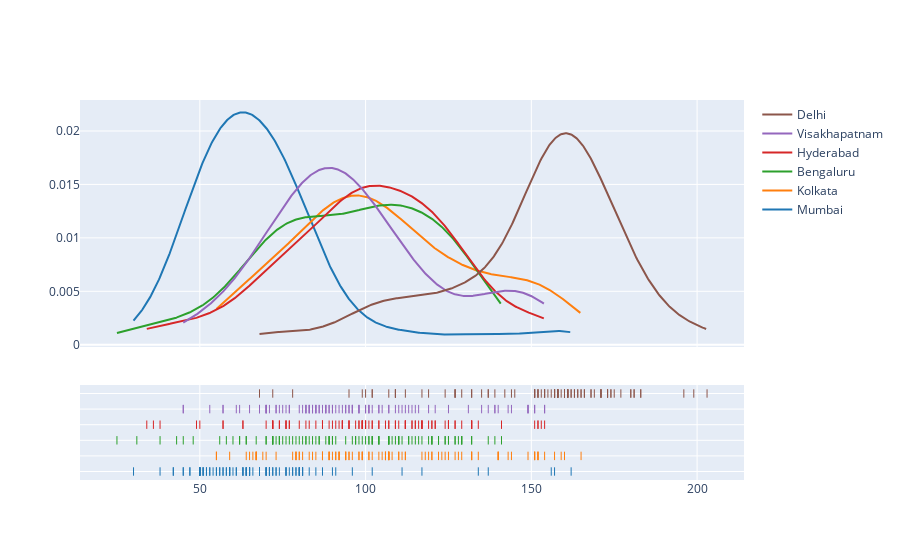
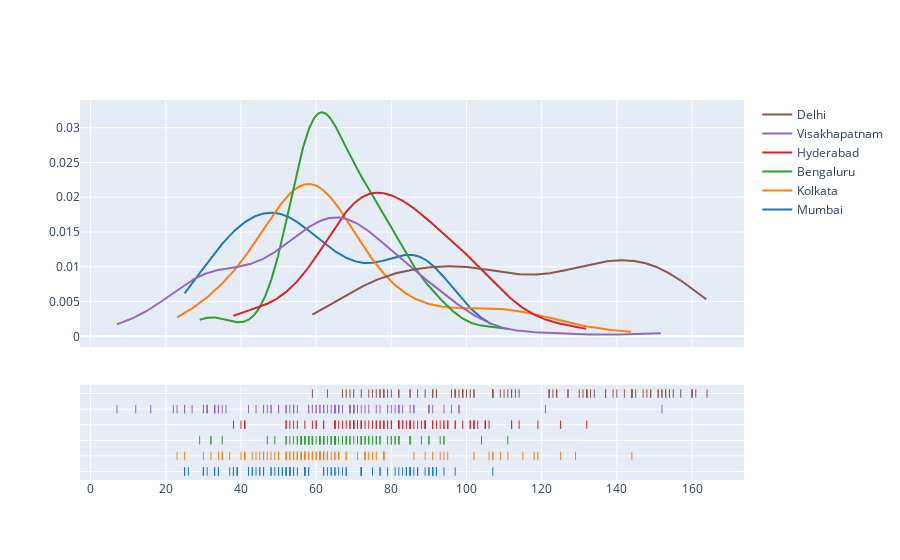

Notebook code for these charts, in order:
### Code cell
df19=pd.read_csv('2019_7cities.csv')
df20=pd.read_csv('2020_7cities.csv')

datel=[]
format_str = '%d/%m/%Y'

startdate = pd.to_datetime('2019-03-21').date()
enddate = pd.to_datetime('2019-06-28').date()

for i in range(df19.shape[0]):
    datetime_obj = datetime.datetime.strptime(df19['Date'].iloc[i], format_str)
    datel.append(datetime_obj.date())
df19['Date']=datel
df19 = df19[(df19['Date'] > startdate) & (df19['Date'] <= enddate)]

datel=[]
startdate = pd.to_datetime('2020-03-21').date()
enddate = pd.to_datetime('2020-06-28').date()
for i in range(df20.shape[0]):
    datetime_obj = datetime.datetime.strptime(df20['Date'].iloc[i], format_str)
    datel.append(datetime_obj.date())
datel
df20['Date']=datel
df20 = df20[(df20['Date'] > startdate) & (df20['Date'] <= enddate)]


city_list1= ['Mumbai','Kolkata','Bengaluru','Hyderabad','Visakhapatnam','Delhi']
med=[]
df19=df19[df19['Specie'].isin(['pm25'])]
for i in city_list1:
    df1=df19[df19.City == i]
    x=df1['median'].to_numpy()
    med.append(x)

hist_data=[med[0],med[1],med[2],med[3],med[4],med[5]]
fig = ff.create_distplot(hist_data,city_list1, bin_size=5,show_hist=False)
fig.show()
med=[]
df20=df20[df20['Specie'].isin(['pm25'])]
for i in city_list1:
    df2=df20[df20.City == i]
    x=df2['median'].to_numpy()
    med.append(x)
hist_data=[med[0],med[1],med[2],med[3],med[4],med[5]]
fig = ff.create_distplot(hist_data,city_list1, bin_size=5,show_hist=False)
fig.show()

### Figure 1 — Plotly figure (JSON) as saved in the notebook; plotly's stock layout.template omitted (floating-point values rounded to 4 significant figures; data arrays with more than 128 entries replaced by an {"elided": "..."} marker saying what was removed)
{"data": [{"legendgroup": "Mumbai", "marker": {"color": "rgb(31, 119, 180)"}, "mode": "lines", "name": "Mumbai", "showlegend": true, "type": "scatter", "x": {"elided": "500 float values"}, "xaxis": "x", "y": {"elided": "500 float values"}, "yaxis": "y"}, {"legendgroup": "Kolkata", "marker": {"color": "rgb(255, 127, 14)"}, "mode": "lines", "name": "Kolkata", "showlegend": true, "type": "scatter", "x": {"elided": "500 float values"}, "xaxis": "x", "y": {"elided": "500 float values"}, "yaxis": "y"}, {"legendgroup": "Bengaluru", "marker": {"color": "rgb(44, 160, 44)"}, "mode": "lines", "name": "Bengaluru", "showlegend": true, "type": "scatter", "x": {"elided": "500 float values"}, "xaxis": "x", "y": {"elided": "500 float values"}, "yaxis": "y"}, {"legendgroup": "Hyderabad", "marker": {"color": "rgb(214, 39, 40)"}, "mode": "lines", "name": "Hyderabad", "showlegend": true, "type": "scatter", "x": {"elided": "500 float values"}, "xaxis": "x", "y": {"elided": "500 float values"}, "yaxis": "y"}, {"legendgroup": "Visakhapatnam", "marker": {"color": "rgb(148, 103, 189)"}, "mode": "lines", "name": "Visakhapatnam", "showlegend": true, "type": "scatter", "x": {"elided": "500 float values"}, "xaxis": "x", "y": {"elided": "500 float values"}, "yaxis": "y"}, {"legendgroup": "Delhi", "marker": {"color": "rgb(140, 86, 75)"}, "mode": "lines", "name": "Delhi", "showlegend": true, "type": "scatter", "x": {"elided": "500 float values"}, "xaxis": "x", "y": {"elided": "500 float values"}, "yaxis": "y"}, {"legendgroup": "Mumbai", "marker": {"color": "rgb(31, 119, 180)", "symbol": "line-ns-open"}, "mode": "markers", "name": "Mumbai", "showlegend": false, "type": "scatter", "x": [73, 117, 162, 156, 157, 137, 134, 111, 96, 80, 81, 90, 76, 80, 73, 76, 71, 74, 68, 65, 70, 81, 102, 76, 91, 53, 78, 77, 72, 72, 71, 63, 65, 60, 64, 81, 83, 80, 79, 79, 87, 80, 85, 64, 65, 68, 59, 50, 45, 50, 57, 65, 59, 66, 65, 63, 65, 57, 50, 56, 50, 58, 71, 63, 70, 78, 70, 61, 52, 56, 50, 50, 54, 47, 51, 42, 42, 50, 55, 61, 64, 50, 64, 68, 59, 59, 58, 55, 52, 47, 51, 51, 45, 70, 65, 53, 38, 30], "xaxis": "x", "y": ["Mumbai", "Mumbai", "Mumbai", "Mumbai", "Mumbai", "Mumbai", "Mumbai", "Mumbai", "Mumbai", "Mumbai", "Mumbai", "Mumbai", "Mumbai", "Mumbai", "Mumbai", "Mumbai", "Mumbai", "Mumbai", "Mumbai", "Mumbai", "Mumbai", "Mumbai", "Mumbai", "Mumbai", "Mumbai", "Mumbai", "Mumbai", "Mumbai", "Mumbai", "Mumbai", "Mumbai", "Mumbai", "Mumbai", "Mumbai", "Mumbai", "Mumbai", "Mumbai", "Mumbai", "Mumbai", "Mumbai", "Mumbai", "Mumbai", "Mumbai", "Mumbai", "Mumbai", "Mumbai", "Mumbai", "Mumbai", "Mumbai", "Mumbai", "Mumbai", "Mumbai", "Mumbai", "Mumbai", "Mumbai", "Mumbai", "Mumbai", "Mumbai", "Mumbai", "Mumbai", "Mumbai", "Mumbai", "Mumbai", "Mumbai", "Mumbai", "Mumbai", "Mumbai", "Mumbai", "Mumbai", "Mumbai", "Mumbai", "Mumbai", "Mumbai", "Mumbai", "Mumbai", "Mumbai", "Mumbai", "Mumbai", "Mumbai", "Mumbai", "Mumbai", "Mumbai", "Mumbai", "Mumbai", "Mumbai", "Mumbai", "Mumbai", "Mumbai", "Mumbai", "Mumbai", "Mumbai", "Mumbai", "Mumbai", "Mumbai", "Mumbai", "Mumbai", "Mumbai", "Mumbai"], "yaxis": "y2"}, {"legendgroup": "Kolkata", "marker": {"color": "rgb(255, 127, 14)", "symbol": "line-ns-open"}, "mode": "markers", "name": "Kolkata", "showlegend": false, "type": "scatter", "x": [124, 152, 159, 165, 157, 151, 140, 120, 143, 125, 89, 119, 112, 101, 108, 107, 92, 90, 94, 84, 95, 96, 106, 99, 107, 152, 160, 154, 123, 107, 132, 102, 94, 87, 104, 117, 92, 79, 67, 55, 59, 66, 67, 140, 132, 149, 152, 151, 151, 132, 127, 112, 99, 107, 111, 122, 118, 120, 110, 98, 106, 85, 89, 79, 87, 99, 101, 106, 95, 78, 98, 80, 94, 89, 81, 73, 65, 55, 91, 91, 83, 87, 107, 129, 105, 110, 134, 140, 144, 128, 67, 67, 64, 80, 79, 69, 70, 92], "xaxis": "x", "y": ["Kolkata", "Kolkata", "Kolkata", "Kolkata", "Kolkata", "Kolkata", "Kolkata", "Kolkata", "Kolkata", "Kolkata", "Kolkata", "Kolkata", "Kolkata", "Kolkata", "Kolkata", "Kolkata", "Kolkata", "Kolkata", "Kolkata", "Kolkata", "Kolkata", "Kolkata", "Kolkata", "Kolkata", "Kolkata", "Kolkata", "Kolkata", "Kolkata", "Kolkata", "Kolkata", "Kolkata", "Kolkata", "Kolkata", "Kolkata", "Kolkata", "Kolkata", "Kolkata", "Kolkata", "Kolkata", "Kolkata", "Kolkata", "Kolkata", "Kolkata", "Kolkata", "Kolkata", "Kolkata", "Kolkata", "Kolkata", "Kolkata", "Kolkata", "Kolkata", "Kolkata", "Kolkata", "Kolkata", "Kolkata", "Kolkata", "Kolkata", "Kolkata", "Kolkata", "Kolkata", "Kolkata", "Kolkata", "Kolkata", "Kolkata", "Kolkata", "Kolkata", "Kolkata", "Kolkata", "Kolkata", "Kolkata", "Kolkata", "Kolkata", "Kolkata", "Kolkata", "Kolkata", "Kolkata", "Kolkata", "Kolkata", "Kolkata", "Kolkata", "Kolkata", "Kolkata", "Kolkata", "Kolkata", "Kolkata", "Kolkata", "Kolkata", "Kolkata", "Kolkata", "Kolkata", "Kolkata", "Kolkata", "Kolkata", "Kolkata", "Kolkata", "Kolkata", "Kolkata", "Kolkata"], "yaxis": "y2"}, {"legendgroup": "Bengaluru", "marker": {"color": "rgb(44, 160, 44)", "symbol": "line-ns-open"}, "mode": "markers", "name": "Bengaluru", "showlegend": false, "type": "scatter", "x": [104, 116, 108, 119, 122, 127, 137, 139, 129, 132, 125, 124, 120, 104, 110, 120, 113, 102, 107, 132, 122, 110, 109, 111, 96, 107, 88, 82, 83, 70, 97, 86, 97, 125, 128, 141, 127, 129, 107, 89, 104, 102, 124, 115, 120, 100, 85, 90, 98, 102, 91, 89, 89, 94, 101, 107, 129, 113, 117, 122, 110, 114, 99, 77, 64, 72, 101, 79, 90, 84, 76, 86, 60, 80, 82, 72, 74, 78, 56, 25, 31, 38, 48, 62, 64, 67, 70, 74, 72, 62, 74, 45, 43, 58, 81, 72, 73, 75], "xaxis": "x", "y": ["Bengaluru", "Bengaluru", "Bengaluru", "Bengaluru", "Bengaluru", "Bengaluru", "Bengaluru", "Bengaluru", "Bengaluru", "Bengaluru", "Bengaluru", "Bengaluru", "Bengaluru", "Bengaluru", "Bengaluru", "Bengaluru", "Bengaluru", "Bengaluru", "Bengaluru", "Bengaluru", "Bengaluru", "Bengaluru", "Bengaluru", "Bengaluru", "Bengaluru", "Bengaluru", "Bengaluru", "Bengaluru", "Bengaluru", "Bengaluru", "Bengaluru", "Bengaluru", "Bengaluru", "Bengaluru", "Bengaluru", "Bengaluru", "Bengaluru", "Bengaluru", "Bengaluru", "Bengaluru", "Bengaluru", "Bengaluru", "Bengaluru", "Bengaluru", "Bengaluru", "Bengaluru", "Bengaluru", "Bengaluru", "Bengaluru", "Bengaluru", "Bengaluru", "Bengaluru", "Bengaluru", "Bengaluru", "Bengaluru", "Bengaluru", "Bengaluru", "Bengaluru", "Bengaluru", "Bengaluru", "Bengaluru", "Bengaluru", "Bengaluru", "Bengaluru", "Bengaluru", "Bengaluru", "Bengaluru", "Bengaluru", "Bengaluru", "Bengaluru", "Bengaluru", "Bengaluru", "Bengaluru", "Bengaluru", "Bengaluru", "Bengaluru", "Bengaluru", "Bengaluru", "Bengaluru", "Bengaluru", "Bengaluru", "Bengaluru", "Bengaluru", "Bengaluru", "Bengaluru", "Bengaluru", "Bengaluru", "Bengaluru", "Bengaluru", "Bengaluru", "Bengaluru", "Bengaluru", "Bengaluru", "Bengaluru", "Bengaluru", "Bengaluru", "Bengaluru", "Bengaluru"], "yaxis": "y2"}, {"legendgroup": "Hyderabad", "marker": {"color": "rgb(214, 39, 40)", "symbol": "line-ns-open"}, "mode": "markers", "name": "Hyderabad", "showlegend": false, "type": "scatter", "x": [102, 114, 129, 132, 132, 125, 151, 154, 152, 132, 93, 125, 127, 106, 90, 98, 95, 93, 114, 124, 95, 99, 87, 100, 99, 92, 117, 87, 77, 72, 83, 93, 85, 100, 119, 132, 115, 109, 110, 102, 104, 99, 93, 95, 112, 152, 112, 117, 115, 127, 104, 112, 100, 120, 99, 121, 125, 153, 134, 117, 107, 125, 97, 120, 117, 109, 112, 141, 116, 107, 99, 121, 82, 76, 98, 101, 89, 87, 91, 72, 50, 38, 49, 57, 72, 63, 74, 72, 70, 63, 80, 74, 76, 77, 76, 57, 34, 36], "xaxis": "x", "y": ["Hyderabad", "Hyderabad", "Hyderabad", "Hyderabad", "Hyderabad", "Hyderabad", "Hyderabad", "Hyderabad", "Hyderabad", "Hyderabad", "Hyderabad", "Hyderabad", "Hyderabad", "Hyderabad", "Hyderabad", "Hyderabad", "Hyderabad", "Hyderabad", "Hyderabad", "Hyderabad", "Hyderabad", "Hyderabad", "Hyderabad", "Hyderabad", "Hyderabad", "Hyderabad", "Hyderabad", "Hyderabad", "Hyderabad", "Hyderabad", "Hyderabad", "Hyderabad", "Hyderabad", "Hyderabad", "Hyderabad", "Hyderabad", "Hyderabad", "Hyderabad", "Hyderabad", "Hyderabad", "Hyderabad", "Hyderabad", "Hyderabad", "Hyderabad", "Hyderabad", "Hyderabad", "Hyderabad", "Hyderabad", "Hyderabad", "Hyderabad", "Hyderabad", "Hyderabad", "Hyderabad", "Hyderabad", "Hyderabad", "Hyderabad", "Hyderabad", "Hyderabad", "Hyderabad", "Hyderabad", "Hyderabad", "Hyderabad", "Hyderabad", "Hyderabad", "Hyderabad", "Hyderabad", "Hyderabad", "Hyderabad", "Hyderabad", "Hyderabad", "Hyderabad", "Hyderabad", "Hyderabad", "Hyderabad", "Hyderabad", "Hyderabad", "Hyderabad", "Hyderabad", "Hyderabad", "Hyderabad", "Hyderabad", "Hyderabad", "Hyderabad", "Hyderabad", "Hyderabad", "Hyderabad", "Hyderabad", "Hyderabad", "Hyderabad", "Hyderabad", "Hyderabad", "Hyderabad", "Hyderabad", "Hyderabad", "Hyderabad", "Hyderabad", "Hyderabad", "Hyderabad"], "yaxis": "y2"}, {"legendgroup": "Visakhapatnam", "marker": {"color": "rgb(148, 103, 189)", "symbol": "line-ns-open"}, "mode": "markers", "name": "Visakhapatnam", "showlegend": false, "type": "scatter", "x": [104, 89, 94, 88, 65, 73, 90, 87, 93, 119, 115, 83, 82, 85, 70, 85, 74, 70, 76, 83, 57, 70, 81, 80, 94, 88, 68, 71, 75, 85, 77, 61, 96, 100, 83, 73, 57, 45, 45, 53, 151, 139, 144, 154, 151, 143, 137, 149, 135, 113, 114, 95, 77, 92, 109, 104, 96, 84, 84, 68, 86, 98, 131, 86, 98, 88, 90, 100, 125, 140, 82, 111, 105, 110, 96, 116, 149, 121, 82, 62, 102, 107, 107, 101, 112, 154, 101, 89, 139, 95, 101, 70, 98, 149, 91], "xaxis": "x", "y": ["Visakhapatnam", "Visakhapatnam", "Visakhapatnam", "Visakhapatnam", "Visakhapatnam", "Visakhapatnam", "Visakhapatnam", "Visakhapatnam", "Visakhapatnam", "Visakhapatnam", "Visakhapatnam", "Visakhapatnam", "Visakhapatnam", "Visakhapatnam", "Visakhapatnam", "Visakhapatnam", "Visakhapatnam", "Visakhapatnam", "Visakhapatnam", "Visakhapatnam", "Visakhapatnam", "Visakhapatnam", "Visakhapatnam", "Visakhapatnam", "Visakhapatnam", "Visakhapatnam", "Visakhapatnam", "Visakhapatnam", "Visakhapatnam", "Visakhapatnam", "Visakhapatnam", "Visakhapatnam", "Visakhapatnam", "Visakhapatnam", "Visakhapatnam", "Visakhapatnam", "Visakhapatnam", "Visakhapatnam", "Visakhapatnam", "Visakhapatnam", "Visakhapatnam", "Visakhapatnam", "Visakhapatnam", "Visakhapatnam", "Visakhapatnam", "Visakhapatnam", "Visakhapatnam", "Visakhapatnam", "Visakhapatnam", "Visakhapatnam", "Visakhapatnam", "Visakhapatnam", "Visakhapatnam", "Visakhapatnam", "Visakhapatnam", "Visakhapatnam", "Visakhapatnam", "Visakhapatnam", "Visakhapatnam", "Visakhapatnam", "Visakhapatnam", "Visakhapatnam", "Visakhapatnam", "Visakhapatnam", "Visakhapatnam", "Visakhapatnam", "Visakhapatnam", "Visakhapatnam", "Visakhapatnam", "Visakhapatnam", "Visakhapatnam", "Visakhapatnam", "Visakhapatnam", "Visakhapatnam", "Visakhapatnam", "Visakhapatnam", "Visakhapatnam", "Visakhapatnam", "Visakhapatnam", "Visakhapatnam", "Visakhapatnam", "Visakhapatnam", "Visakhapatnam", "Visakhapatnam", "Visakhapatnam", "Visakhapatnam", "Visakhapatnam", "Visakhapatnam", "Visakhapatnam", "Visakhapatnam", "Visakhapatnam", "Visakhapatnam", "Visakhapatnam", "Visakhapatnam", "Visakhapatnam"], "yaxis": "y2"}, {"legendgroup": "Delhi", "marker": {"color": "rgb(140, 86, 75)", "symbol": "line-ns-open"}, "mode": "markers", "name": "Delhi", "showlegend": false, "type": "scatter", "x": [99, 135, 127, 153, 158, 158, 174, 175, 171, 151, 119, 161, 161, 181, 181, 171, 196, 160, 160, 164, 155, 151, 137, 124, 102, 68, 95, 154, 161, 163, 173, 171, 166, 166, 160, 157, 157, 160, 174, 180, 158, 117, 157, 173, 177, 180, 183, 183, 162, 168, 203, 199, 132, 161, 154, 165, 109, 158, 164, 159, 152, 168, 109, 109, 139, 151, 144, 157, 165, 162, 169, 158, 154, 129, 157, 156, 142, 157, 171, 158, 173, 127, 132, 127, 161, 100, 102, 78, 163, 112, 157, 152, 107, 72, 137, 152, 151, 145], "xaxis": "x", "y": ["Delhi", "Delhi", "Delhi", "Delhi", "Delhi", "Delhi", "Delhi", "Delhi", "Delhi", "Delhi", "Delhi", "Delhi", "Delhi", "Delhi", "Delhi", "Delhi", "Delhi", "Delhi", "Delhi", "Delhi", "Delhi", "Delhi", "Delhi", "Delhi", "Delhi", "Delhi", "Delhi", "Delhi", "Delhi", "Delhi", "Delhi", "Delhi", "Delhi", "Delhi", "Delhi", "Delhi", "Delhi", "Delhi", "Delhi", "Delhi", "Delhi", "Delhi", "Delhi", "Delhi", "Delhi", "Delhi", "Delhi", "Delhi", "Delhi", "Delhi", "Delhi", "Delhi", "Delhi", "Delhi", "Delhi", "Delhi", "Delhi", "Delhi", "Delhi", "Delhi", "Delhi", "Delhi", "Delhi", "Delhi", "Delhi", "Delhi", "Delhi", "Delhi", "Delhi", "Delhi", "Delhi", "Delhi", "Delhi", "Delhi", "Delhi", "Delhi", "Delhi", "Delhi", "Delhi", "Delhi", "Delhi", "Delhi", "Delhi", "Delhi", "Delhi", "Delhi", "Delhi", "Delhi", "Delhi", "Delhi", "Delhi", "Delhi", "Delhi", "Delhi", "Delhi", "Delhi", "Delhi", "Delhi"], "yaxis": "y2"}], "layout": {"barmode": "overlay", "hovermode": "closest", "legend": {"traceorder": "reversed"}, "xaxis": {"anchor": "y2", "domain": [0, 1], "zeroline": false}, "yaxis": {"anchor": "free", "domain": [0.35, 1], "position": 0}, "yaxis2": {"anchor": "x", "domain": [0, 0.25], "dtick": 1, "showticklabels": false}}}

### Figure 2 — Plotly figure (JSON) as saved in the notebook; plotly's stock layout.template omitted (floating-point values rounded to 4 significant figures; data arrays with more than 128 entries replaced by an {"elided": "..."} marker saying what was removed)
{"data": [{"legendgroup": "Mumbai", "marker": {"color": "rgb(31, 119, 180)"}, "mode": "lines", "name": "Mumbai", "showlegend": true, "type": "scatter", "x": {"elided": "500 float values"}, "xaxis": "x", "y": {"elided": "500 float values"}, "yaxis": "y"}, {"legendgroup": "Kolkata", "marker": {"color": "rgb(255, 127, 14)"}, "mode": "lines", "name": "Kolkata", "showlegend": true, "type": "scatter", "x": {"elided": "500 float values"}, "xaxis": "x", "y": {"elided": "500 float values"}, "yaxis": "y"}, {"legendgroup": "Bengaluru", "marker": {"color": "rgb(44, 160, 44)"}, "mode": "lines", "name": "Bengaluru", "showlegend": true, "type": "scatter", "x": {"elided": "500 float values"}, "xaxis": "x", "y": {"elided": "500 float values"}, "yaxis": "y"}, {"legendgroup": "Hyderabad", "marker": {"color": "rgb(214, 39, 40)"}, "mode": "lines", "name": "Hyderabad", "showlegend": true, "type": "scatter", "x": {"elided": "500 float values"}, "xaxis": "x", "y": {"elided": "500 float values"}, "yaxis": "y"}, {"legendgroup": "Visakhapatnam", "marker": {"color": "rgb(148, 103, 189)"}, "mode": "lines", "name": "Visakhapatnam", "showlegend": true, "type": "scatter", "x": {"elided": "500 float values"}, "xaxis": "x", "y": {"elided": "500 float values"}, "yaxis": "y"}, {"legendgroup": "Delhi", "marker": {"color": "rgb(140, 86, 75)"}, "mode": "lines", "name": "Delhi", "showlegend": true, "type": "scatter", "x": {"elided": "500 float values"}, "xaxis": "x", "y": {"elided": "500 float values"}, "yaxis": "y"}, {"legendgroup": "Mumbai", "marker": {"color": "rgb(31, 119, 180)", "symbol": "line-ns-open"}, "mode": "markers", "name": "Mumbai", "showlegend": false, "type": "scatter", "x": [62, 43, 77, 91, 107, 64, 34, 52, 85, 77, 72, 39, 53, 45, 46, 30, 30, 33, 84, 55, 57, 46, 67, 68, 65, 79, 75, 30, 38, 51, 91, 94, 66, 54, 49, 91, 90, 72, 42, 52, 42, 38, 83, 46, 39, 34, 58, 57, 25, 51, 65, 34, 25, 54, 85, 86, 48, 52, 37, 57, 82, 92, 91, 87, 31, 57, 38, 90, 63, 48, 84, 53, 45, 68, 64, 85, 72, 33, 38, 92, 53, 97, 58, 85, 50, 53, 43, 39, 44, 62, 50, 72, 38, 81, 87, 89, 42, 46, 26], "xaxis": "x", "y": ["Mumbai", "Mumbai", "Mumbai", "Mumbai", "Mumbai", "Mumbai", "Mumbai", "Mumbai", "Mumbai", "Mumbai", "Mumbai", "Mumbai", "Mumbai", "Mumbai", "Mumbai", "Mumbai", "Mumbai", "Mumbai", "Mumbai", "Mumbai", "Mumbai", "Mumbai", "Mumbai", "Mumbai", "Mumbai", "Mumbai", "Mumbai", "Mumbai", "Mumbai", "Mumbai", "Mumbai", "Mumbai", "Mumbai", "Mumbai", "Mumbai", "Mumbai", "Mumbai", "Mumbai", "Mumbai", "Mumbai", "Mumbai", "Mumbai", "Mumbai", "Mumbai", "Mumbai", "Mumbai", "Mumbai", "Mumbai", "Mumbai", "Mumbai", "Mumbai", "Mumbai", "Mumbai", "Mumbai", "Mumbai", "Mumbai", "Mumbai", "Mumbai", "Mumbai", "Mumbai", "Mumbai", "Mumbai", "Mumbai", "Mumbai", "Mumbai", "Mumbai", "Mumbai", "Mumbai", "Mumbai", "Mumbai", "Mumbai", "Mumbai", "Mumbai", "Mumbai", "Mumbai", "Mumbai", "Mumbai", "Mumbai", "Mumbai", "Mumbai", "Mumbai", "Mumbai", "Mumbai", "Mumbai", "Mumbai", "Mumbai", "Mumbai", "Mumbai", "Mumbai", "Mumbai", "Mumbai", "Mumbai", "Mumbai", "Mumbai", "Mumbai", "Mumbai", "Mumbai", "Mumbai", "Mumbai"], "yaxis": "y2"}, {"legendgroup": "Kolkata", "marker": {"color": "rgb(255, 127, 14)", "symbol": "line-ns-open"}, "mode": "markers", "name": "Kolkata", "showlegend": false, "type": "scatter", "x": [78, 62, 58, 73, 91, 53, 46, 45, 34, 119, 62, 41, 58, 62, 115, 52, 61, 107, 44, 73, 40, 46, 73, 63, 35, 60, 37, 54, 68, 52, 59, 76, 61, 62, 111, 74, 61, 65, 57, 66, 89, 78, 50, 52, 60, 78, 55, 61, 41, 50, 56, 61, 106, 118, 54, 55, 63, 23, 47, 125, 63, 102, 95, 93, 57, 55, 86, 54, 61, 94, 144, 107, 65, 43, 56, 25, 49, 53, 56, 55, 48, 109, 64, 57, 54, 66, 75, 35, 59, 78, 30, 57, 71, 32, 63, 41, 59, 129, 68], "xaxis": "x", "y": ["Kolkata", "Kolkata", "Kolkata", "Kolkata", "Kolkata", "Kolkata", "Kolkata", "Kolkata", "Kolkata", "Kolkata", "Kolkata", "Kolkata", "Kolkata", "Kolkata", "Kolkata", "Kolkata", "Kolkata", "Kolkata", "Kolkata", "Kolkata", "Kolkata", "Kolkata", "Kolkata", "Kolkata", "Kolkata", "Kolkata", "Kolkata", "Kolkata", "Kolkata", "Kolkata", "Kolkata", "Kolkata", "Kolkata", "Kolkata", "Kolkata", "Kolkata", "Kolkata", "Kolkata", "Kolkata", "Kolkata", "Kolkata", "Kolkata", "Kolkata", "Kolkata", "Kolkata", "Kolkata", "Kolkata", "Kolkata", "Kolkata", "Kolkata", "Kolkata", "Kolkata", "Kolkata", "Kolkata", "Kolkata", "Kolkata", "Kolkata", "Kolkata", "Kolkata", "Kolkata", "Kolkata", "Kolkata", "Kolkata", "Kolkata", "Kolkata", "Kolkata", "Kolkata", "Kolkata", "Kolkata", "Kolkata", "Kolkata", "Kolkata", "Kolkata", "Kolkata", "Kolkata", "Kolkata", "Kolkata", "Kolkata", "Kolkata", "Kolkata", "Kolkata", "Kolkata", "Kolkata", "Kolkata", "Kolkata", "Kolkata", "Kolkata", "Kolkata", "Kolkata", "Kolkata", "Kolkata", "Kolkata", "Kolkata", "Kolkata", "Kolkata", "Kolkata", "Kolkata", "Kolkata", "Kolkata"], "yaxis": "y2"}, {"legendgroup": "Bengaluru", "marker": {"color": "rgb(44, 160, 44)", "symbol": "line-ns-open"}, "mode": "markers", "name": "Bengaluru", "showlegend": false, "type": "scatter", "x": [57, 57, 53, 65, 58, 69, 75, 90, 64, 29, 32, 80, 65, 67, 111, 75, 55, 59, 104, 94, 81, 77, 75, 52, 68, 59, 88, 61, 66, 80, 32, 55, 62, 47, 58, 68, 85, 82, 71, 82, 68, 72, 65, 56, 75, 81, 64, 62, 65, 35, 61, 58, 93, 65, 56, 59, 72, 85, 72, 62, 59, 58, 58, 74, 90, 74, 54, 58, 62, 56, 64, 56, 49, 69, 82, 85, 76, 70, 67, 58, 62, 59, 63, 79, 77, 58, 60, 73, 52, 65, 62, 94, 61, 61, 57, 73, 76, 65, 72], "xaxis": "x", "y": ["Bengaluru", "Bengaluru", "Bengaluru", "Bengaluru", "Bengaluru", "Bengaluru", "Bengaluru", "Bengaluru", "Bengaluru", "Bengaluru", "Bengaluru", "Bengaluru", "Bengaluru", "Bengaluru", "Bengaluru", "Bengaluru", "Bengaluru", "Bengaluru", "Bengaluru", "Bengaluru", "Bengaluru", "Bengaluru", "Bengaluru", "Bengaluru", "Bengaluru", "Bengaluru", "Bengaluru", "Bengaluru", "Bengaluru", "Bengaluru", "Bengaluru", "Bengaluru", "Bengaluru", "Bengaluru", "Bengaluru", "Bengaluru", "Bengaluru", "Bengaluru", "Bengaluru", "Bengaluru", "Bengaluru", "Bengaluru", "Bengaluru", "Bengaluru", "Bengaluru", "Bengaluru", "Bengaluru", "Bengaluru", "Bengaluru", "Bengaluru", "Bengaluru", "Bengaluru", "Bengaluru", "Bengaluru", "Bengaluru", "Bengaluru", "Bengaluru", "Bengaluru", "Bengaluru", "Bengaluru", "Bengaluru", "Bengaluru", "Bengaluru", "Bengaluru", "Bengaluru", "Bengaluru", "Bengaluru", "Bengaluru", "Bengaluru", "Bengaluru", "Bengaluru", "Bengaluru", "Bengaluru", "Bengaluru", "Bengaluru", "Bengaluru", "Bengaluru", "Bengaluru", "Bengaluru", "Bengaluru", "Bengaluru", "Bengaluru", "Bengaluru", "Bengaluru", "Bengaluru", "Bengaluru", "Bengaluru", "Bengaluru", "Bengaluru", "Bengaluru", "Bengaluru", "Bengaluru", "Bengaluru", "Bengaluru", "Bengaluru", "Bengaluru", "Bengaluru", "Bengaluru", "Bengaluru"], "yaxis": "y2"}, {"legendgroup": "Hyderabad", "marker": {"color": "rgb(214, 39, 40)", "symbol": "line-ns-open"}, "mode": "markers", "name": "Hyderabad", "showlegend": false, "type": "scatter", "x": [101, 85, 78, 112, 70, 83, 71, 87, 79, 95, 52, 41, 76, 65, 74, 105, 78, 76, 41, 82, 101, 82, 71, 70, 60, 72, 77, 66, 105, 60, 65, 85, 86, 77, 95, 73, 55, 72, 62, 59, 88, 94, 53, 102, 89, 112, 41, 103, 82, 132, 99, 69, 119, 70, 95, 78, 91, 67, 79, 83, 97, 106, 75, 89, 85, 65, 84, 69, 85, 125, 80, 70, 71, 89, 40, 65, 71, 97, 102, 94, 93, 80, 105, 83, 89, 102, 38, 54, 62, 82, 57, 92, 91, 52, 71, 70, 68, 114, 72], "xaxis": "x", "y": ["Hyderabad", "Hyderabad", "Hyderabad", "Hyderabad", "Hyderabad", "Hyderabad", "Hyderabad", "Hyderabad", "Hyderabad", "Hyderabad", "Hyderabad", "Hyderabad", "Hyderabad", "Hyderabad", "Hyderabad", "Hyderabad", "Hyderabad", "Hyderabad", "Hyderabad", "Hyderabad", "Hyderabad", "Hyderabad", "Hyderabad", "Hyderabad", "Hyderabad", "Hyderabad", "Hyderabad", "Hyderabad", "Hyderabad", "Hyderabad", "Hyderabad", "Hyderabad", "Hyderabad", "Hyderabad", "Hyderabad", "Hyderabad", "Hyderabad", "Hyderabad", "Hyderabad", "Hyderabad", "Hyderabad", "Hyderabad", "Hyderabad", "Hyderabad", "Hyderabad", "Hyderabad", "Hyderabad", "Hyderabad", "Hyderabad", "Hyderabad", "Hyderabad", "Hyderabad", "Hyderabad", "Hyderabad", "Hyderabad", "Hyderabad", "Hyderabad", "Hyderabad", "Hyderabad", "Hyderabad", "Hyderabad", "Hyderabad", "Hyderabad", "Hyderabad", "Hyderabad", "Hyderabad", "Hyderabad", "Hyderabad", "Hyderabad", "Hyderabad", "Hyderabad", "Hyderabad", "Hyderabad", "Hyderabad", "Hyderabad", "Hyderabad", "Hyderabad", "Hyderabad", "Hyderabad", "Hyderabad", "Hyderabad", "Hyderabad", "Hyderabad", "Hyderabad", "Hyderabad", "Hyderabad", "Hyderabad", "Hyderabad", "Hyderabad", "Hyderabad", "Hyderabad", "Hyderabad", "Hyderabad", "Hyderabad", "Hyderabad", "Hyderabad", "Hyderabad", "Hyderabad", "Hyderabad"], "yaxis": "y2"}, {"legendgroup": "Visakhapatnam", "marker": {"color": "rgb(148, 103, 189)", "symbol": "line-ns-open"}, "mode": "markers", "name": "Visakhapatnam", "showlegend": false, "type": "scatter", "x": [70, 30, 50, 34, 36, 90, 79, 42, 69, 25, 96, 55, 121, 61, 69, 71, 25, 76, 65, 83, 54, 35, 66, 82, 33, 53, 59, 79, 70, 74, 50, 90, 62, 12, 48, 98, 33, 31, 54, 70, 71, 82, 65, 70, 82, 33, 85, 86, 80, 54, 63, 34, 52, 67, 65, 48, 46, 30, 47, 27, 62, 60, 98, 91, 33, 66, 72, 152, 61, 94, 81, 34, 16, 58, 31, 77, 62, 73, 65, 66, 58, 7, 46, 52, 54, 60, 44, 90, 64, 31, 22, 86, 70, 23, 69, 69], "xaxis": "x", "y": ["Visakhapatnam", "Visakhapatnam", "Visakhapatnam", "Visakhapatnam", "Visakhapatnam", "Visakhapatnam", "Visakhapatnam", "Visakhapatnam", "Visakhapatnam", "Visakhapatnam", "Visakhapatnam", "Visakhapatnam", "Visakhapatnam", "Visakhapatnam", "Visakhapatnam", "Visakhapatnam", "Visakhapatnam", "Visakhapatnam", "Visakhapatnam", "Visakhapatnam", "Visakhapatnam", "Visakhapatnam", "Visakhapatnam", "Visakhapatnam", "Visakhapatnam", "Visakhapatnam", "Visakhapatnam", "Visakhapatnam", "Visakhapatnam", "Visakhapatnam", "Visakhapatnam", "Visakhapatnam", "Visakhapatnam", "Visakhapatnam", "Visakhapatnam", "Visakhapatnam", "Visakhapatnam", "Visakhapatnam", "Visakhapatnam", "Visakhapatnam", "Visakhapatnam", "Visakhapatnam", "Visakhapatnam", "Visakhapatnam", "Visakhapatnam", "Visakhapatnam", "Visakhapatnam", "Visakhapatnam", "Visakhapatnam", "Visakhapatnam", "Visakhapatnam", "Visakhapatnam", "Visakhapatnam", "Visakhapatnam", "Visakhapatnam", "Visakhapatnam", "Visakhapatnam", "Visakhapatnam", "Visakhapatnam", "Visakhapatnam", "Visakhapatnam", "Visakhapatnam", "Visakhapatnam", "Visakhapatnam", "Visakhapatnam", "Visakhapatnam", "Visakhapatnam", "Visakhapatnam", "Visakhapatnam", "Visakhapatnam", "Visakhapatnam", "Visakhapatnam", "Visakhapatnam", "Visakhapatnam", "Visakhapatnam", "Visakhapatnam", "Visakhapatnam", "Visakhapatnam", "Visakhapatnam", "Visakhapatnam", "Visakhapatnam", "Visakhapatnam", "Visakhapatnam", "Visakhapatnam", "Visakhapatnam", "Visakhapatnam", "Visakhapatnam", "Visakhapatnam", "Visakhapatnam", "Visakhapatnam", "Visakhapatnam", "Visakhapatnam", "Visakhapatnam", "Visakhapatnam", "Visakhapatnam", "Visakhapatnam"], "yaxis": "y2"}, {"legendgroup": "Delhi", "marker": {"color": "rgb(140, 86, 75)", "symbol": "line-ns-open"}, "mode": "markers", "name": "Delhi", "showlegend": false, "type": "scatter", "x": [133, 147, 160, 110, 122, 144, 77, 68, 132, 107, 122, 164, 113, 122, 151, 67, 92, 149, 98, 151, 97, 161, 91, 80, 77, 137, 152, 99, 153, 63, 139, 111, 109, 101, 75, 82, 72, 127, 132, 160, 155, 144, 91, 144, 134, 70, 144, 123, 78, 131, 142, 137, 89, 140, 154, 78, 107, 132, 148, 59, 132, 124, 82, 85, 76, 153, 91, 157, 107, 96, 130, 107, 154, 149, 69, 74, 102, 97, 137, 99, 79, 99, 112, 144, 78, 124, 160, 100, 145, 85, 87, 114, 132, 127, 112, 97, 92, 152, 102], "xaxis": "x", "y": ["Delhi", "Delhi", "Delhi", "Delhi", "Delhi", "Delhi", "Delhi", "Delhi", "Delhi", "Delhi", "Delhi", "Delhi", "Delhi", "Delhi", "Delhi", "Delhi", "Delhi", "Delhi", "Delhi", "Delhi", "Delhi", "Delhi", "Delhi", "Delhi", "Delhi", "Delhi", "Delhi", "Delhi", "Delhi", "Delhi", "Delhi", "Delhi", "Delhi", "Delhi", "Delhi", "Delhi", "Delhi", "Delhi", "Delhi", "Delhi", "Delhi", "Delhi", "Delhi", "Delhi", "Delhi", "Delhi", "Delhi", "Delhi", "Delhi", "Delhi", "Delhi", "Delhi", "Delhi", "Delhi", "Delhi", "Delhi", "Delhi", "Delhi", "Delhi", "Delhi", "Delhi", "Delhi", "Delhi", "Delhi", "Delhi", "Delhi", "Delhi", "Delhi", "Delhi", "Delhi", "Delhi", "Delhi", "Delhi", "Delhi", "Delhi", "Delhi", "Delhi", "Delhi", "Delhi", "Delhi", "Delhi", "Delhi", "Delhi", "Delhi", "Delhi", "Delhi", "Delhi", "Delhi", "Delhi", "Delhi", "Delhi", "Delhi", "Delhi", "Delhi", "Delhi", "Delhi", "Delhi", "Delhi", "Delhi"], "yaxis": "y2"}], "layout": {"barmode": "overlay", "hovermode": "closest", "legend": {"traceorder": "reversed"}, "xaxis": {"anchor": "y2", "domain": [0, 1], "zeroline": false}, "yaxis": {"anchor": "free", "domain": [0.35, 1], "position": 0}, "yaxis2": {"anchor": "x", "domain": [0, 0.25], "dtick": 1, "showticklabels": false}}}
